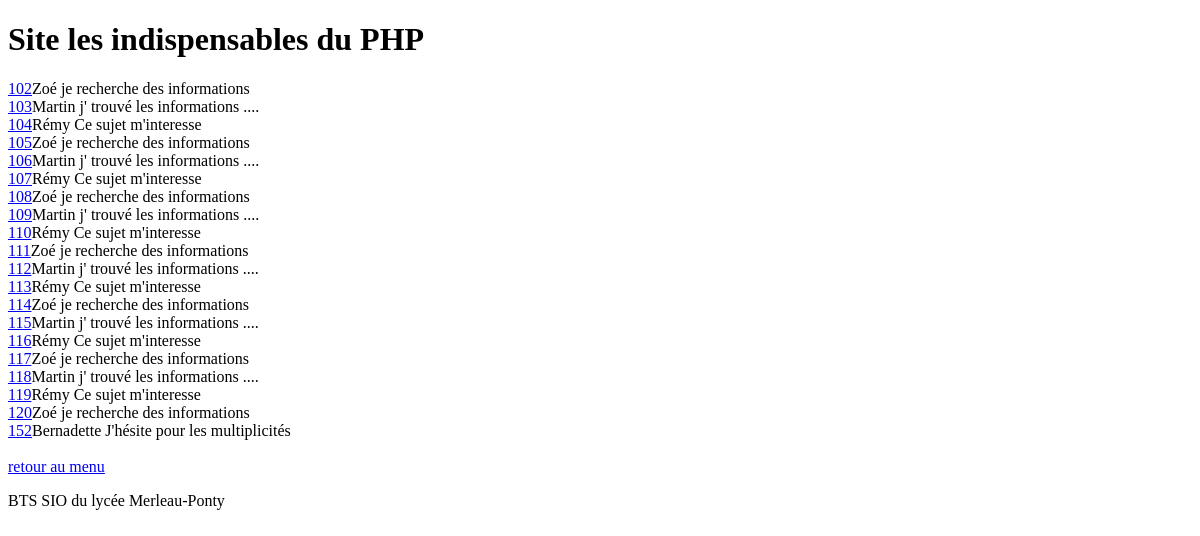
The app's page /index.php?action=listemess with its own data.
### tables this page shows
CREATE TABLE IF NOT EXISTS `messages` (
  `id` smallint(6) NOT NULL AUTO_INCREMENT,
  `pseudo_user` varchar(15) NOT NULL,
  `message` varchar(5000) NOT NULL,
    PRIMARY KEY (`id`)
  );

### listemess.php (the view, shortened to what this page needs)
<?php
$requete = 'select * from messages;';
$resultats = $connexion->query($requete);
$lignes = $resultats->fetchAll(PDO::FETCH_OBJ);
foreach ($lignes as $ligne) {
    echo "<a href='index.php?action=listemess&id=",
    $ligne->id, "'>", $ligne->id, "</a>", $ligne->pseudo_user, " ", $ligne->message;
    echo "<br>";
}
echo "<br>";
?>

### header.php (shortened to what this page needs)
<!DOCTYPE html>
<html>
    <head>
        <link rel="stylesheet" href="style.css">
    </head>
    <body>
        <header>
            <h1>Site les indispensables du PHP</h1>
        </header>

### index.php (shortened to what this page needs)
<?php
include 'header.php';
if(isset($_GET['action'])){
    $action=$_GET['action'];
}
else{
    $action='';
}
if($action=='saisiemess')
{
    include 'saisiemess.php';
}
elseif ($action=='listemess'){
     include 'listemess.php';
}
elseif ($action=='supprmess'){
     include 'supprmess.php';
}
elseif ($action==''){
     include 'accueil.php';
}
else{
    echo "erreur d'action";
}
include 'footer.php';
?>

### footer.php
        <footer>
            <a href='index.php'> retour au menu</a>
            <p>BTS SIO du lycée Merleau-Ponty</p>
        </footer>
    </body>
</html>

### records on screen
messages: id "102", pseudo_user "Zoé", message "je recherche des informations"
messages: id "103", pseudo_user "Martin", message "j' trouvé les informations ...."
messages: id "104", pseudo_user "Rémy", message "Ce sujet m'interesse"
messages: id "105", pseudo_user "Zoé", message "je recherche des informations"
messages: id "106", pseudo_user "Martin", message "j' trouvé les informations ...."
messages: id "107", pseudo_user "Rémy", message "Ce sujet m'interesse"
messages: id "108", pseudo_user "Zoé", message "je recherche des informations"
messages: id "109", pseudo_user "Martin", message "j' trouvé les informations ...."
messages: id "110", pseudo_user "Rémy", message "Ce sujet m'interesse"
messages: id "111", pseudo_user "Zoé", message "je recherche des informations"
messages: id "112", pseudo_user "Martin", message "j' trouvé les informations ...."
messages: id "113", pseudo_user "Rémy", message "Ce sujet m'interesse"
messages: id "114", pseudo_user "Zoé", message "je recherche des informations"
messages: id "115", pseudo_user "Martin", message "j' trouvé les informations ...."
messages: id "116", pseudo_user "Rémy", message "Ce sujet m'interesse"
messages: id "117", pseudo_user "Zoé", message "je recherche des informations"
messages: id "118", pseudo_user "Martin", message "j' trouvé les informations ...."
messages: id "119", pseudo_user "Rémy", message "Ce sujet m'interesse"
messages: id "120", pseudo_user "Zoé", message "je recherche des informations"
messages: id "152", pseudo_user "Bernadette", message "J'hésite pour les multiplicités"
